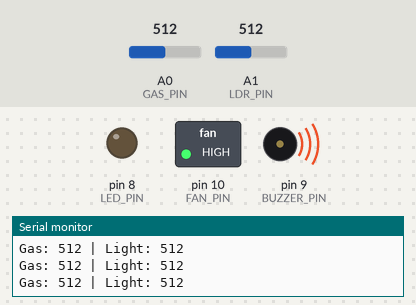
Simulated run of this sketch. Board: Arduino Uno, built with avr-gcc and run on an emulated ATmega328P. Shown: switched loads named in the sketch (green lamp = pin HIGH), output pins drawn as LEDs (lit = HIGH), buzzer (waves = sounding, pin HIGH), the last lines printed to the serial monitor. Dashed ring = blinking. The test bench sets the inputs (shaded band); at power-on: A1 (LDR_PIN) = 512, A0 (GAS_PIN) = 512.

Above: at 1.2 s.
1.3 s: A1 (LDR_PIN) set to 485
At 1.49 s:
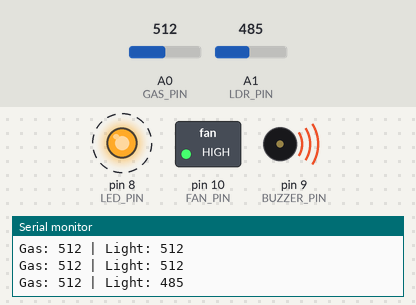
4.3 s: A0 (GAS_PIN) set to 490
At 4.6 s:
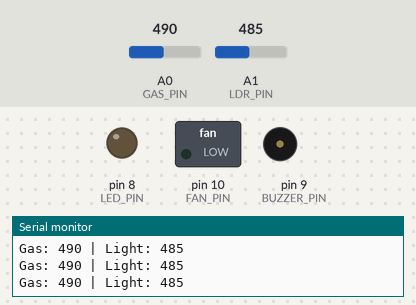
5.8 s: A0 (GAS_PIN) set to 510
At 5.98 s:
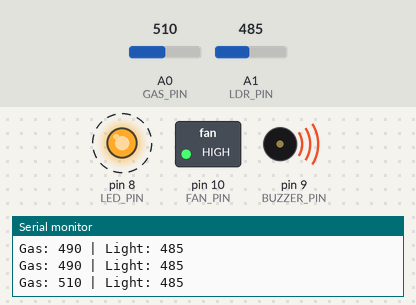
8.8 s: A0 (GAS_PIN) set to 306
At 10.0 s:
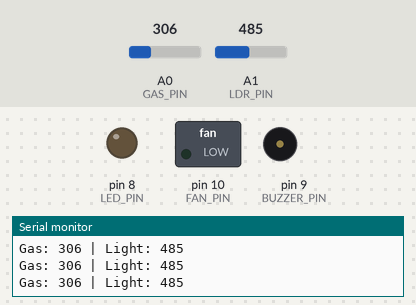
10.3 s: A1 (LDR_PIN) set to 110
13.3 s: A1 (LDR_PIN) set to 95
Timing chart, 0 to 16.3 s (numbered marks = the images above; inputs shaded):
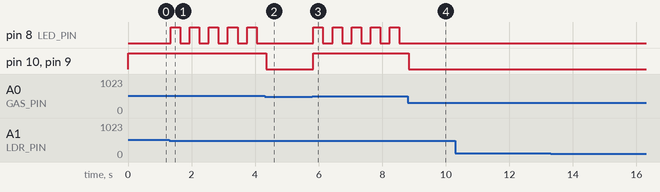

The sketch:

gas_monitoring_system.ino
```cpp
/*
Gas Monitoring and Safety System

- Monitors gas concentration and ambient light
- Activates fan and buzzer when gas exceeds threshold
- Flashes LED only in low-light conditions

High-current devices are driven via an NPN transistor.
A flyback diode is used across the fan for protection.
*/

// Pin configuration
constexpr int GAS_PIN    = A0;
constexpr int LDR_PIN    = A1;
constexpr int LED_PIN    = 8;
constexpr int BUZZER_PIN = 9;
constexpr int FAN_PIN    = 10;

// Threshold configuration
constexpr int GAS_THRESHOLD  = 500;
constexpr int DARK_THRESHOLD = 500;

void setup() {
  pinMode(LED_PIN, OUTPUT);
  pinMode(BUZZER_PIN, OUTPUT);
  pinMode(FAN_PIN, OUTPUT);

  digitalWrite(LED_PIN, LOW);
  digitalWrite(BUZZER_PIN, LOW);
  digitalWrite(FAN_PIN, LOW);

  Serial.begin(9600);
}

void loop() {
  int gasValue   = analogRead(GAS_PIN);
  int lightValue = analogRead(LDR_PIN);

  Serial.print("Gas: ");
  Serial.print(gasValue);
  Serial.print(" | Light: ");
  Serial.println(lightValue);

  if (gasValue > GAS_THRESHOLD) {
    digitalWrite(FAN_PIN, HIGH);
    digitalWrite(BUZZER_PIN, HIGH);

    if (lightValue < DARK_THRESHOLD) {
      digitalWrite(LED_PIN, HIGH);
      delay(300);
      digitalWrite(LED_PIN, LOW);
      delay(300);
    } else {
      digitalWrite(LED_PIN, LOW);
    }
  } else {
    digitalWrite(FAN_PIN, LOW);
    digitalWrite(BUZZER_PIN, LOW);
    digitalWrite(LED_PIN, LOW);
  }
}
```

Measured:
- the behaviour switches between 500 and 499 on A1 (LDR_PIN) (found by bisection; images 0 and 1)
- the behaviour switches between 501 and 500 on A0 (GAS_PIN) (found by bisection; images 1 and 2)
- after the input at 1.3 s, pin 8 (LED_PIN): alternates HIGH for 0.30 s and LOW for 0.30 s, starting at once
- after the input at 4.3 s, pin 8 (LED_PIN): stops changing and stays LOW; pin 10 (FAN_PIN), pin 9 (BUZZER_PIN): HIGH → LOW after 0.05 s
- after the input at 5.8 s, pin 8 (LED_PIN): alternates HIGH for 0.30 s and LOW for 0.30 s, starting at once; pin 10 (FAN_PIN), pin 9 (BUZZER_PIN): LOW → HIGH at once
- after the input at 8.8 s, pin 8 (LED_PIN): stops changing and stays LOW; pin 10 (FAN_PIN), pin 9 (BUZZER_PIN): HIGH → LOW at once
